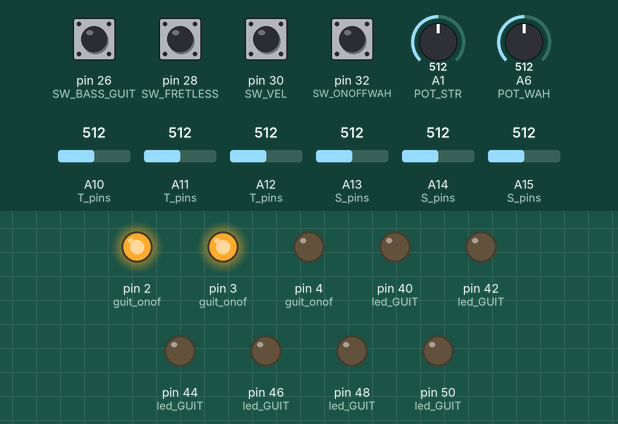
Bench run of a sketch on a simulated Arduino Mega 2560, built with avr-gcc and run on an emulated ATmega2560. On the bench: output pins drawn as LEDs (lit = HIGH). The inputs (shaded band) are chosen by the test bench; at power-on: pin 30 (SW_VEL) HIGH, pin 26 (SW_BASS_GUIT), pin 28 (SW_FRETLESS), pin 32 (SW_ONOFFWAH) LOW, A1 (POT_STR) = 512, A6 (POT_WAH) = 512, A10 (T_pins) = 512, A11 (T_pins) = 512, A12 (T_pins) = 512, A13 (S_pins) = 512, A14 (S_pins) = 512, A15 (S_pins) = 512. What the sketch prints to the serial monitor is not drawn.

Above: at 1.2 s.
1.3 s: pin 28 (SW_FRETLESS) pulled HIGH for 0.15 s
At 1.38 s:
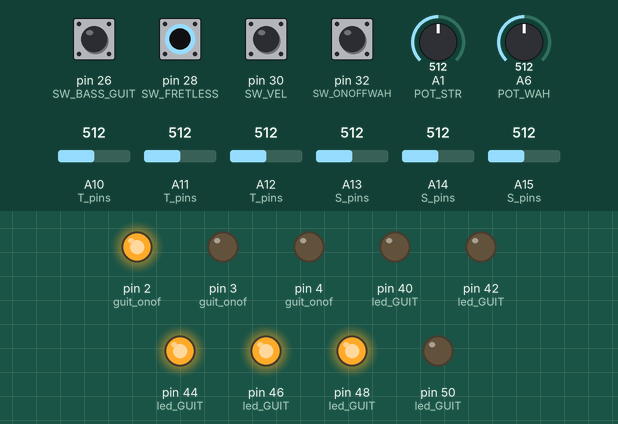
9.0 s: pin 28 (SW_FRETLESS) pulled HIGH for 1 s
At 11.3 s:
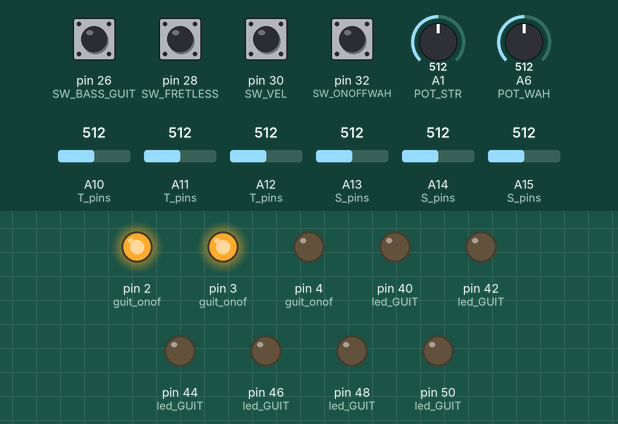
Timing chart, 0 to 12.5 s (numbered marks = the images above; inputs shaded):
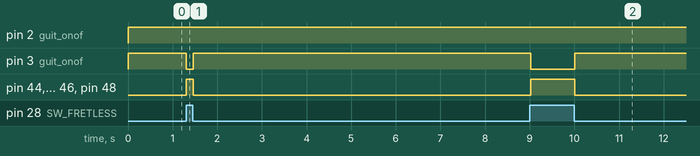

The sketch:

Codigo.ino
```cpp
/*****************************************************************************/
/*!
    \archivo
    \descripcion
    \autor   David Garcia Diez
    \fecha
    \version  1.0
******************************************************************************/

/*****************************************************************************/
/*                          MODULOS IMPORTADOS                               */
/*****************************************************************************/


/*****************************************************************************/
/*                               DEFINES                                     */
/*****************************************************************************/
#define S0        A15
#define S1        A14
#define S2        A13

#define T0        A10
#define T1        A11
#define T2        A12

#define POT_STR   A1
#define POT_VEL   A2
#define POT_WAH   A6
#define LED_EL    50
#define LED_A     48
#define LED_D     46
#define LED_G     44
#define LED_B     42
#define LED_EH    40

#define GUIT_R    4
#define GUIT_V    3
#define GUIT_A    2

#define SW_ONOFFWAH   32
#define SW_VEL        30
#define SW_FRETLESS   28
#define SW_BASS_GUIT  26

#define N_STR     3
#define N_FRET    13
#define N_KEYS    13
#define N_LEDS    6
#define N_RGB     2

#define VMAXMIDI  127
#define MAXADC    1024

#define EAD       0
#define ADG       1
#define DGB       2
#define GBE       3

#define FRET0     0
#define O_FRET1   550
#define O_FRET2   390
#define O_FRET3   298
#define O_FRET4   238
#define O_FRET5   200
#define O_FRET6   167
#define O_FRET7   145
#define O_FRET8   125
#define O_FRET9   107
#define O_FRET10  90
#define O_FRET11  72
#define O_FRET12  50
#define O_FRET13  7
#define FRETFN    5

#define N_FRET1   830
#define N_FRET2   700
#define N_FRET3   595
#define N_FRET4   510
#define N_FRET5   447
#define N_FRET6   380
#define N_FRET7   330
#define N_FRET8   280
#define N_FRET9   232
#define N_FRET10  184
#define N_FRET11  136
#define N_FRET12  85
#define N_FRET13  10

#define NOTA_E_LOW  40
#define NOTA_A      45
#define NOTA_D      50
#define NOTA_G      55
#define NOTA_B      59
#define NOTA_E_HIGH 64

#define BASS_E 28
#define BASS_A 33
#define BASS_D 38
#define BASS_G 43


/*****************************************************************************/
/*                         PROTOTIPO DE FUNCIONES                            */
/*****************************************************************************/
void imprimir();
void readControls();
bool comprobarPulsado(int i);
void determinaTraste ();
void rutinaEnvio();
void noteOn(int pitch, int velocity);
void noteOff(int pitch);
void cortarNota();
unsigned char estadoCuerdas();
unsigned char determinaNota(int i);
unsigned short valorCuerda(int i);

/*****************************************************************************/
/*                          PARAMETROS GLOBALES                              */
/*****************************************************************************/
// Definicion de las notas al aire en la guitarra
unsigned char guit_default[N_STR] = {NOTA_E_LOW, NOTA_A, NOTA_D};
unsigned char guit_1_down[N_STR]  = {NOTA_A,     NOTA_D, NOTA_G};
unsigned char guit_2_down[N_STR]  = {NOTA_D,     NOTA_G, NOTA_B};
unsigned char guit_3_down[N_STR]  = {NOTA_G,     NOTA_B, NOTA_E_HIGH};
// Definicion de las notas al aire en el bajo
unsigned char bass_default[N_STR] = {BASS_E, BASS_A, BASS_D};
unsigned char bass_1_down[N_STR]  = {BASS_A, BASS_D, BASS_G};


unsigned short n_valorString[N_FRET+2] = {
    FRET0,N_FRET1,N_FRET2,N_FRET3,N_FRET4,N_FRET5,N_FRET6,N_FRET7,
    N_FRET8,N_FRET9,N_FRET10,N_FRET11,N_FRET12,N_FRET13,FRETFN};  // Valor de las cuerdas leidas

unsigned short O_valorString[N_FRET+2] = {
    FRET0,O_FRET1,O_FRET2,O_FRET3,O_FRET4,O_FRET5,O_FRET6,O_FRET7,
    O_FRET8,O_FRET9,O_FRET10,O_FRET11,O_FRET12,O_FRET13,FRETFN};  // Valor de las cuerdas leidas


bool            T_activeOld[] = {false, false, false}; // Variable que indica si esta activo cada sensor
bool            T_activeNew[] = {false, false, false}; // Variable que indica si esta activo cada sensor
short           T_value[]     = {0, 0, 0};             // Variable que indica si esta activo cada sensor
unsigned char   T_pins[]      = {T0, T1, T2};          // Definicion de los pines de cada sensor

unsigned short S_vals[N_STR];             // Valor actual de cada cuerda
unsigned char  S_pins[] = {S0, S1, S2};   // Definicion de los pines de cada cuerda

unsigned char  E_notaNueva[N_STR] = {0,0,0}; // Almacena el valor nuevo de la nota de cada cuerda
unsigned char  E_notaVieja[N_STR] = {0,0,0}; // Almacena el valor antiguo de la nota de cada cuerda

unsigned char fretTouched[N_STR] = {0,0,0};

unsigned char led_GUIT[] = {LED_EL,LED_A,LED_D, // Pines de salida para los leds que indican
                          LED_G,LED_B,LED_EH}; // que cuerdas estan activas
unsigned char guit_onof[] = {GUIT_R,GUIT_V,GUIT_A}; // Activada el modo guitarra

unsigned char  cuerdas=EAD;    // cuerda en la que se encuentra, por defecto EAD

bool bass_guit=true;   // Cambia de modo de guitarra a bajo
bool trastes=true;     // Cambia de modo de funcionamiento de fret o fretless
bool wah_activo=true;    // Cambia cambia al modo activacion del Wah
bool vel_Midi=true; // Cambia de modo de registrar la velocidad del midi
                   // ya sea por la fuerza del sensor o mediante un pot
bool wah_activoP=true;

void setup()
{

  Serial.begin(115200);

  pinMode(SW_ONOFFWAH, INPUT);
  pinMode(SW_BASS_GUIT, INPUT);
  pinMode(SW_VEL, INPUT);
  pinMode(SW_FRETLESS, INPUT);
  pinMode(POT_STR,INPUT);
  pinMode(POT_VEL,INPUT);
  pinMode(POT_WAH,INPUT);

  for(int i=0; i< N_LEDS; i++)
    pinMode(led_GUIT[i],OUTPUT);
  for(int i=0; i< N_RGB; i++)
    pinMode(guit_onof[i],OUTPUT);


  for(int i=0; i<N_STR; i++)
  {
    pinMode(T_pins[i], INPUT);
    pinMode(S_pins[i], INPUT);
  }
}

void loop() {

  readControls();
  determinaTraste();
  //imprimir();
  readWah();
  rutinaEnvio();
  cortarNota();
  delay(20);
}

void imprimir()
{

/*
  for (int i=0; i<N_STR; i++)
  {
    Serial.println("CUERDA "+String(i)+" = "+String(S_vals[i]));
    Serial.println("TRASTE "+String(i)+" = "+String(fretTouched[i]));
  }*/

     // Serial.println("TRASTE "+String(i)+" = "+String(fretTouched[i]));
  // Serial.println("CUERDA "+String(i)+" = "+String(S_vals[i]));
     // Serial.println("NOTA "+String(i)+" = "+String(S_active[i]));
    /*
  Serial.println("vel_Midi "+String(vel_Midi));
  Serial.println("trastes "+String(trastes));
  Serial.println("bass_guit "+String(bass_guit));
    Serial.println("POSICION "+String(pos));
    Serial.println("VELOCIDAD "+String(posVel));*/
  Serial.println("\n");
}

/*****************************************************************************/
/*!
    \fn             void readControls()
    \param [in]     none
    \return         none
    \descripcion:   funcion que lee el valor de los sensores de entrada del
                    dispositivo.
    \autor          David Garcia Diez
******************************************************************************/
void readControls(){
  wah_activo  = digitalRead(SW_ONOFFWAH);
  vel_Midi    = digitalRead(SW_VEL);
  trastes     = digitalRead(SW_FRETLESS);
  bass_guit   = digitalRead(SW_BASS_GUIT);

  cuerdas     = estadoCuerdas();
  for (int i=0; i<N_STR; i++)
  {
    T_activeNew[i] = comprobarPulsado(i,vel_Midi);
    S_vals[i]      = valorCuerda(i);
  }
}


/*****************************************************************************/
/*!
    \fn             bool comprobarPulsado(int i)
    \param [in]     int int   : indice del FSR activado
    \return         short actuvo : valor del sensor activado
    \descripcion:   funcion para comprobar que se ha presioniado un FSR
    \autor          David Garcia Diez
******************************************************************************/
bool comprobarPulsado(int i, bool velMidi)
{
  bool  activo=false;
  unsigned short potVel=0;
  unsigned short valorFSR = analogRead(T_pins[i]);

  if (!velMidi)
  {
    potVel = mediaMedidas(POT_VEL);
    T_value[i] = map (potVel, 0, MAXADC, 60, VMAXMIDI);
  }
  else
    T_value[i] = 120;


  if(((valorFSR>70) && (valorFSR<MAXADC)) || !trastes)
    activo=true;

 return activo;
}

/*****************************************************************************/
/*!
    \fn             unsigned short valorCuerda(int i)
    \param [in]     int int   : indice de la cuerda a leer
    \return         short media : valor leido en el softpot
    \descripcion:   Medida de una cuerda
    \autor          David Garcia Diez
******************************************************************************/
unsigned short valorCuerda(int i)
{
  unsigned short medida=0;
  medida = mediaMedidas(S_pins[i]);
  return medida;
}


/*****************************************************************************/
/*!
    \fn             void readWah()
    \param [in]     none
    \return         none
    \descripcion:   Medida de la palanca
    \autor          David Garcia Diez
******************************************************************************/
void readWah()
{
  unsigned short medida=0;
  unsigned short valor=0;
  medida = mediaMedidas(POT_WAH);
  valor = map (medida, 600, MAXADC , 0, VMAXMIDI);
  if(wah_activo)
  {
    if(valor>15)
      controllerChange(valor);
  }
  if(!wah_activo && wah_activoP==1)
    controllerChange(60);
  wah_activoP=wah_activo;
}

/*****************************************************************************/
/*!
    \fn             unsigned short mediaMedidas(int puerto)
    \param [in]     int : puerto analogico del que leer
    \return         short media : valor leido despues de 10 lecturas
    \descripcion:   Media de 10 medidas
    \autor          David Garcia Diez
******************************************************************************/
unsigned short mediaMedidas(int puerto)
{
  unsigned short media=0;
  for(int j=0;j<10;j++)
  {
    media = media+analogRead(puerto);
  }
    media = media/10;

  return media;
}

/*****************************************************************************/
/*!
    \fn             unsigned char estadoCuerdas()
    \param [in]     none
    \return         char pos : configuracion de las cuerdas deseadas
    \descripcion:   Lee el valor del potenciometro el cual se encarga de cargar
                    una configuracion de cuerdas u otra. Cambia la iluminacion
                    de los leds azules en funcion de la distribucion de cuerdas
                    e indica con el rgb el modo de uso.
    \autor          David Garcia Diez
******************************************************************************/
unsigned char estadoCuerdas()
{
  unsigned short potCuerda=0;
  unsigned char  pos=0;

  potCuerda = mediaMedidas(POT_STR);
  pos = map (potCuerda, 0, 1018, 0, 3);

  if(trastes)
  {
    if(bass_guit)
    {
      analogWrite(guit_onof[0], 255);  // Color VERDE GUITAR MODE
      analogWrite(guit_onof[1], 0);  // este tiene que estar abajo
      analogWrite(guit_onof[2], 255);

      switch (pos)
      {
        case EAD:
          digitalWrite(led_GUIT[0], HIGH);
          digitalWrite(led_GUIT[1], HIGH);
          digitalWrite(led_GUIT[2], HIGH);
          digitalWrite(led_GUIT[3], LOW);
          digitalWrite(led_GUIT[4], LOW);
          digitalWrite(led_GUIT[5], LOW);

        break;
        case ADG:
          digitalWrite(led_GUIT[0], LOW);
          digitalWrite(led_GUIT[1], HIGH);
          digitalWrite(led_GUIT[2], HIGH);
          digitalWrite(led_GUIT[3], HIGH);
          digitalWrite(led_GUIT[4], LOW);
          digitalWrite(led_GUIT[5], LOW);
        break;
        case DGB:
          digitalWrite(led_GUIT[0], LOW);
          digitalWrite(led_GUIT[1], LOW);
          digitalWrite(led_GUIT[2], HIGH);
          digitalWrite(led_GUIT[3], HIGH);
          digitalWrite(led_GUIT[4], HIGH);
          digitalWrite(led_GUIT[5], LOW);
        break;
        case GBE:
          digitalWrite(led_GUIT[0], LOW);
          digitalWrite(led_GUIT[1], LOW);
          digitalWrite(led_GUIT[2], LOW);
          digitalWrite(led_GUIT[3], HIGH);
          digitalWrite(led_GUIT[4], HIGH);
          digitalWrite(led_GUIT[5], HIGH);
        break;
      }
    }
    else
    {
      analogWrite(guit_onof[0], 0);  // Color AMARILLO BASS MODE
      analogWrite(guit_onof[1], 0);
      analogWrite(guit_onof[2], 255);

      switch (pos)
      {
        case EAD:
          digitalWrite(led_GUIT[0], HIGH);
          digitalWrite(led_GUIT[1], HIGH);
          digitalWrite(led_GUIT[2], HIGH);
          digitalWrite(led_GUIT[3], LOW);
          digitalWrite(led_GUIT[4], LOW);
          digitalWrite(led_GUIT[5], LOW);

        break;
        case ADG:
        case DGB:
        case GBE:
          digitalWrite(led_GUIT[0], LOW);
          digitalWrite(led_GUIT[1], HIGH);
          digitalWrite(led_GUIT[2], HIGH);
          digitalWrite(led_GUIT[3], HIGH);
          digitalWrite(led_GUIT[4], LOW);
          digitalWrite(led_GUIT[5], LOW);
        break;
      }
    }
  }
  else
  {
    analogWrite(guit_onof[0], 0);  // Color ROJO
    analogWrite(guit_onof[1], 255);
    analogWrite(guit_onof[2], 255);

    digitalWrite(led_GUIT[0], LOW);
    digitalWrite(led_GUIT[1], LOW);
    digitalWrite(led_GUIT[2], LOW);
    digitalWrite(led_GUIT[3], LOW);
    digitalWrite(led_GUIT[4], LOW);
    digitalWrite(led_GUIT[5], LOW);

  }

  return pos;
}


/*****************************************************************************/
/*!
    \fn             void determinaTraste()
    \param [in]     none
    \return         none
    \descripcion:   modulo para determinar el valor del traste correspondiente
                    al que se lee de cada uno de los softpot.
    \autor          David Garcia Diez
******************************************************************************/
void determinaTraste()
{
  unsigned short s_val = 0;

  for(int i=0; i< N_STR; i++)
  {
    s_val = S_vals[i];
    if(i==2)
    {
      if(s_val==FRET0)
      {
        fretTouched[i]=0;
      }
      else if (s_val>= O_FRET1)
      {
        fretTouched[i] = 1;
      }
      else
      {
        for (int j=1; j<=N_FRET; j++)
        {
          if((s_val<O_valorString[j-1]) && (s_val>=O_valorString[j]))
          {
            fretTouched[i] = j;
            break;
          }
        }
      }
    }

    else
    {
      if(s_val==FRET0)
      {
        fretTouched[i]=0;
      }
      else if (s_val>= N_FRET1)
      {
        fretTouched[i] = 1;
      }
      else
      {
        for (int j=1; j<=N_FRET; j++)
        {
          if((s_val<n_valorString[j-1]) && (s_val>=n_valorString[j]))
          {
            fretTouched[i] = j;
            break;
          }
        }
      }
    }
  }
}


/*****************************************************************************/
/*!
    \fn             rutinaEnvio()
    \param [in]     none
    \return         none
    \descripcion:   modulo que comprueba que esta activado el FSR para hacer
                    la llamada a la funcion de enviar nota
    \autor          David Garcia Diez
******************************************************************************/
void rutinaEnvio()
{
  for (int i=0; i<N_STR; i++)
  {
    if(T_activeNew[i])
    {
      E_notaNueva[i] = determinaNota(i);
        if(E_notaNueva[i] != E_notaVieja[i])
        {
          noteOff(E_notaVieja[i]);
          noteOn(E_notaNueva[i], T_value[i]);
          E_notaVieja[i] = E_notaNueva[i];
        }

    }
    else
      E_notaVieja[i]=0;
  }
}

/*****************************************************************************/
/*!
    \fn             unsigned char determinaNota(int i)
    \param [in]     int i: inidice sobre la nota que se desea seleccionar
    \return         none
    \descripcion:   modulo que determina en funcion del potenciometro de
                    seleccion de cuerdas, que nota se envia
    \autor          David Garcia Diez
******************************************************************************/
unsigned char determinaNota(int i)
{
  unsigned char nota=0;

  if(trastes)
  {
    if(bass_guit)
    {
      switch (cuerdas)
      {

        case EAD:
          nota = guit_default[i] + fretTouched[i];
        break;
        case ADG:
          nota = guit_1_down[i] + fretTouched[i];
        break;
        case DGB:
          nota = guit_2_down[i] + fretTouched[i];
        break;
        case GBE:
          nota = guit_3_down[i] + fretTouched[i];
        break;
      }
    }
    else
    {
      switch (cuerdas)
      {
        case EAD:
          nota = bass_default[i] + fretTouched[i];
        break;
        case ADG:
        case DGB:
        case GBE:
          nota = bass_1_down[i] + fretTouched[i];
        break;
      }
    }
  }
  else
  {
    if (!S_vals[i])
      nota=16;
    else
      nota = 123 - (S_vals[i]/10);
  }
  return nota;
}

/*****************************************************************************/
/*!
    \fn             cortarNota()
    \param [in]     none
    \return         none
    \descripcion:   modulo que se encarga de enviar una nota con velocidad 0
    \autor          David Garcia Diez
******************************************************************************/
void cortarNota(){
  for (int i=0; i<N_STR; i++){
    if(E_notaNueva[i] && !fretTouched[i] && !T_activeNew[i]){
        noteOff(E_notaNueva[i]);
        E_notaNueva[i] = 0;
    }
  }
}


/*****************************************************************************/
/*!
    \fn             void noteOn(int pitch, int velocity)
    \param [in]     int pitch:    valor de la nota midi equivalente
    \param [in]     int velocity: valor de la velocidad de la nota midi
    \return         none
    \descripcion:   funcion que envía por el canal serie la nota midi
                    correspondiente a la nota tocada.
    \autor          David Garcia Diez
******************************************************************************/
void noteOn(int pitch, int velocity)
{
  Serial.write(byte(0x90));
  Serial.write(byte(pitch));
  Serial.write(byte(velocity));
}

/*****************************************************************************/
/*!
    \fn             void noteOff(int pitch)
    \param [in]     int pitch: valor de la nota
    \return         none
    \descripcion:   funcion que envía por el canal serie el mandato de apagar
                    la nota, para ello envía la velocidad a 0.
    \autor          David Garcia Diez
******************************************************************************/
void noteOff(int pitch)
{
  Serial.write(byte(0x80));
  Serial.write(byte(pitch));
  Serial.write(byte(0));
}

/*****************************************************************************/
/*!
    \fn             void noteOff(int value)
    \param [in]     int value: valor de la palanca enviado al controlador midi
    \return         none
    \descripcion:   funcion que que envia por el canal serie el controlChange
                    correspondiente asignado a la palanca del dispositivo.
    \autor          David Garcia Diez
******************************************************************************/
void controllerChange(int value)
{
  Serial.write(byte(0xB1));
  Serial.write(byte(5));
  Serial.write(byte(value));
}
```

Measured:
- after the input at 1.3 s, pin 3 (guit_onof): HIGH → LOW at once, → HIGH 0.16 s later; pin 44 (led_GUIT), pin 46 (led_GUIT), pin 48 (led_GUIT): LOW → HIGH at once, → LOW 0.16 s later
- after the input at 9.0 s, pin 3 (guit_onof): HIGH → LOW at once, → HIGH 0.99 s later; pin 44 (led_GUIT), pin 46 (led_GUIT), pin 48 (led_GUIT): LOW → HIGH at once, → LOW 0.99 s later
